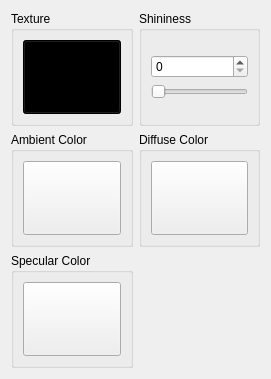
<?xml version="1.0" encoding="UTF-8"?>
<ui version="4.0">
 <class>MaterialInspector</class>
 <widget class="QWidget" name="MaterialInspector">
  <property name="geometry">
   <rect>
    <x>0</x>
    <y>0</y>
    <width>271</width>
    <height>379</height>
   </rect>
  </property>
  <property name="windowTitle">
   <string>Form</string>
  </property>
  <layout class="QGridLayout" name="gridLayout">
   <item row="1" column="0">
    <widget class="QGroupBox" name="groupBox_3">
     <property name="title">
      <string>Ambient Color</string>
     </property>
     <layout class="QVBoxLayout" name="verticalLayout">
      <item>
       <widget class="QPushButton" name="ambientButton">
        <property name="sizePolicy">
         <sizepolicy hsizetype="Minimum" vsizetype="Minimum">
          <horstretch>0</horstretch>
          <verstretch>0</verstretch>
         </sizepolicy>
        </property>
        <property name="text">
         <string/>
        </property>
       </widget>
      </item>
     </layout>
    </widget>
   </item>
   <item row="1" column="1">
    <widget class="QGroupBox" name="groupBox_4">
     <property name="title">
      <string>Diffuse Color</string>
     </property>
     <layout class="QVBoxLayout" name="verticalLayout_3">
      <item>
       <widget class="QPushButton" name="diffuseButton">
        <property name="sizePolicy">
         <sizepolicy hsizetype="Minimum" vsizetype="Minimum">
          <horstretch>0</horstretch>
          <verstretch>0</verstretch>
         </sizepolicy>
        </property>
        <property name="text">
         <string/>
        </property>
       </widget>
      </item>
     </layout>
    </widget>
   </item>
   <item row="2" column="0">
    <widget class="QGroupBox" name="groupBox_5">
     <property name="title">
      <string>Specular Color</string>
     </property>
     <layout class="QVBoxLayout" name="verticalLayout_7">
      <item>
       <widget class="QPushButton" name="specularButton">
        <property name="sizePolicy">
         <sizepolicy hsizetype="Minimum" vsizetype="Minimum">
          <horstretch>0</horstretch>
          <verstretch>0</verstretch>
         </sizepolicy>
        </property>
        <property name="text">
         <string/>
        </property>
       </widget>
      </item>
     </layout>
    </widget>
   </item>
   <item row="0" column="0">
    <widget class="QGroupBox" name="groupBox">
     <property name="title">
      <string>Texture</string>
     </property>
     <layout class="QVBoxLayout" name="verticalLayout_2">
      <item>
       <widget class="QPushButton" name="textureButton">
        <property name="sizePolicy">
         <sizepolicy hsizetype="Minimum" vsizetype="Minimum">
          <horstretch>0</horstretch>
          <verstretch>0</verstretch>
         </sizepolicy>
        </property>
        <property name="palette">
         <palette>
          <active>
           <colorrole role="WindowText">
            <brush brushstyle="SolidPattern">
             <color alpha="255">
              <red>255</red>
              <green>255</green>
              <blue>255</blue>
             </color>
            </brush>
           </colorrole>
           <colorrole role="Button">
            <brush brushstyle="SolidPattern">
             <color alpha="255">
              <red>0</red>
              <green>0</green>
              <blue>0</blue>
             </color>
            </brush>
           </colorrole>
           <colorrole role="Light">
            <brush brushstyle="SolidPattern">
             <color alpha="255">
              <red>0</red>
              <green>0</green>
              <blue>0</blue>
             </color>
            </brush>
           </colorrole>
           <colorrole role="Midlight">
            <brush brushstyle="SolidPattern">
             <color alpha="255">
              <red>0</red>
              <green>0</green>
              <blue>0</blue>
             </color>
            </brush>
           </colorrole>
           <colorrole role="Dark">
            <brush brushstyle="SolidPattern">
             <color alpha="255">
              <red>0</red>
              <green>0</green>
              <blue>0</blue>
             </color>
            </brush>
           </colorrole>
           <colorrole role="Mid">
            <brush brushstyle="SolidPattern">
             <color alpha="255">
              <red>0</red>
              <green>0</green>
              <blue>0</blue>
             </color>
            </brush>
           </colorrole>
           <colorrole role="Text">
            <brush brushstyle="SolidPattern">
             <color alpha="255">
              <red>255</red>
              <green>255</green>
              <blue>255</blue>
             </color>
            </brush>
           </colorrole>
           <colorrole role="BrightText">
            <brush brushstyle="SolidPattern">
             <color alpha="255">
              <red>255</red>
              <green>255</green>
              <blue>255</blue>
             </color>
            </brush>
           </colorrole>
           <colorrole role="ButtonText">
            <brush brushstyle="SolidPattern">
             <color alpha="255">
              <red>255</red>
              <green>255</green>
              <blue>255</blue>
             </color>
            </brush>
           </colorrole>
           <colorrole role="Base">
            <brush brushstyle="SolidPattern">
             <color alpha="255">
              <red>0</red>
              <green>0</green>
              <blue>0</blue>
             </color>
            </brush>
           </colorrole>
           <colorrole role="Window">
            <brush brushstyle="SolidPattern">
             <color alpha="255">
              <red>0</red>
              <green>0</green>
              <blue>0</blue>
             </color>
            </brush>
           </colorrole>
           <colorrole role="Shadow">
            <brush brushstyle="SolidPattern">
             <color alpha="255">
              <red>0</red>
              <green>0</green>
              <blue>0</blue>
             </color>
            </brush>
           </colorrole>
           <colorrole role="AlternateBase">
            <brush brushstyle="SolidPattern">
             <color alpha="255">
              <red>0</red>
              <green>0</green>
              <blue>0</blue>
             </color>
            </brush>
           </colorrole>
           <colorrole role="ToolTipBase">
            <brush brushstyle="SolidPattern">
             <color alpha="255">
              <red>255</red>
              <green>255</green>
              <blue>220</blue>
             </color>
            </brush>
           </colorrole>
           <colorrole role="ToolTipText">
            <brush brushstyle="SolidPattern">
             <color alpha="255">
              <red>0</red>
              <green>0</green>
              <blue>0</blue>
             </color>
            </brush>
           </colorrole>
          </active>
          <inactive>
           <colorrole role="WindowText">
            <brush brushstyle="SolidPattern">
             <color alpha="255">
              <red>255</red>
              <green>255</green>
              <blue>255</blue>
             </color>
            </brush>
           </colorrole>
           <colorrole role="Button">
            <brush brushstyle="SolidPattern">
             <color alpha="255">
              <red>0</red>
              <green>0</green>
              <blue>0</blue>
             </color>
            </brush>
           </colorrole>
           <colorrole role="Light">
            <brush brushstyle="SolidPattern">
             <color alpha="255">
              <red>0</red>
              <green>0</green>
              <blue>0</blue>
             </color>
            </brush>
           </colorrole>
           <colorrole role="Midlight">
            <brush brushstyle="SolidPattern">
             <color alpha="255">
              <red>0</red>
              <green>0</green>
              <blue>0</blue>
             </color>
            </brush>
           </colorrole>
           <colorrole role="Dark">
            <brush brushstyle="SolidPattern">
             <color alpha="255">
              <red>0</red>
              <green>0</green>
              <blue>0</blue>
             </color>
            </brush>
           </colorrole>
           <colorrole role="Mid">
            <brush brushstyle="SolidPattern">
             <color alpha="255">
              <red>0</red>
              <green>0</green>
              <blue>0</blue>
             </color>
            </brush>
           </colorrole>
           <colorrole role="Text">
            <brush brushstyle="SolidPattern">
             <color alpha="255">
              <red>255</red>
              <green>255</green>
              <blue>255</blue>
             </color>
            </brush>
           </colorrole>
           <colorrole role="BrightText">
            <brush brushstyle="SolidPattern">
             <color alpha="255">
              <red>255</red>
              <green>255</green>
              <blue>255</blue>
             </color>
            </brush>
           </colorrole>
           <colorrole role="ButtonText">
            <brush brushstyle="SolidPattern">
             <color alpha="255">
              <red>255</red>
              <green>255</green>
              <blue>255</blue>
             </color>
            </brush>
           </colorrole>
           <colorrole role="Base">
            <brush brushstyle="SolidPattern">
             <color alpha="255">
              <red>0</red>
              <green>0</green>
              <blue>0</blue>
             </color>
            </brush>
           </colorrole>
           <colorrole role="Window">
            <brush brushstyle="SolidPattern">
             <color alpha="255">
              <red>0</red>
              <green>0</green>
              <blue>0</blue>
             </color>
            </brush>
           </colorrole>
           <colorrole role="Shadow">
            <brush brushstyle="SolidPattern">
             <color alpha="255">
              <red>0</red>
              <green>0</green>
              <blue>0</blue>
             </color>
            </brush>
           </colorrole>
           <colorrole role="AlternateBase">
            <brush brushstyle="SolidPattern">
             <color alpha="255">
              <red>0</red>
              <green>0</green>
              <blue>0</blue>
             </color>
            </brush>
           </colorrole>
           <colorrole role="ToolTipBase">
            <brush brushstyle="SolidPattern">
             <color alpha="255">
              <red>255</red>
              <green>255</green>
              <blue>220</blue>
             </color>
            </brush>
           </colorrole>
           <colorrole role="ToolTipText">
            <brush brushstyle="SolidPattern">
             <color alpha="255">
              <red>0</red>
              <green>0</green>
              <blue>0</blue>
             </color>
            </brush>
           </colorrole>
          </inactive>
          <disabled>
           <colorrole role="WindowText">
            <brush brushstyle="SolidPattern">
             <color alpha="255">
              <red>0</red>
              <green>0</green>
              <blue>0</blue>
             </color>
            </brush>
           </colorrole>
           <colorrole role="Button">
            <brush brushstyle="SolidPattern">
             <color alpha="255">
              <red>0</red>
              <green>0</green>
              <blue>0</blue>
             </color>
            </brush>
           </colorrole>
           <colorrole role="Light">
            <brush brushstyle="SolidPattern">
             <color alpha="255">
              <red>0</red>
              <green>0</green>
              <blue>0</blue>
             </color>
            </brush>
           </colorrole>
           <colorrole role="Midlight">
            <brush brushstyle="SolidPattern">
             <color alpha="255">
              <red>0</red>
              <green>0</green>
              <blue>0</blue>
             </color>
            </brush>
           </colorrole>
           <colorrole role="Dark">
            <brush brushstyle="SolidPattern">
             <color alpha="255">
              <red>0</red>
              <green>0</green>
              <blue>0</blue>
             </color>
            </brush>
           </colorrole>
           <colorrole role="Mid">
            <brush brushstyle="SolidPattern">
             <color alpha="255">
              <red>0</red>
              <green>0</green>
              <blue>0</blue>
             </color>
            </brush>
           </colorrole>
           <colorrole role="Text">
            <brush brushstyle="SolidPattern">
             <color alpha="255">
              <red>0</red>
              <green>0</green>
              <blue>0</blue>
             </color>
            </brush>
           </colorrole>
           <colorrole role="BrightText">
            <brush brushstyle="SolidPattern">
             <color alpha="255">
              <red>255</red>
              <green>255</green>
              <blue>255</blue>
             </color>
            </brush>
           </colorrole>
           <colorrole role="ButtonText">
            <brush brushstyle="SolidPattern">
             <color alpha="255">
              <red>0</red>
              <green>0</green>
              <blue>0</blue>
             </color>
            </brush>
           </colorrole>
           <colorrole role="Base">
            <brush brushstyle="SolidPattern">
             <color alpha="255">
              <red>0</red>
              <green>0</green>
              <blue>0</blue>
             </color>
            </brush>
           </colorrole>
           <colorrole role="Window">
            <brush brushstyle="SolidPattern">
             <color alpha="255">
              <red>0</red>
              <green>0</green>
              <blue>0</blue>
             </color>
            </brush>
           </colorrole>
           <colorrole role="Shadow">
            <brush brushstyle="SolidPattern">
             <color alpha="255">
              <red>0</red>
              <green>0</green>
              <blue>0</blue>
             </color>
            </brush>
           </colorrole>
           <colorrole role="AlternateBase">
            <brush brushstyle="SolidPattern">
             <color alpha="255">
              <red>0</red>
              <green>0</green>
              <blue>0</blue>
             </color>
            </brush>
           </colorrole>
           <colorrole role="ToolTipBase">
            <brush brushstyle="SolidPattern">
             <color alpha="255">
              <red>255</red>
              <green>255</green>
              <blue>220</blue>
             </color>
            </brush>
           </colorrole>
           <colorrole role="ToolTipText">
            <brush brushstyle="SolidPattern">
             <color alpha="255">
              <red>0</red>
              <green>0</green>
              <blue>0</blue>
             </color>
            </brush>
           </colorrole>
          </disabled>
         </palette>
        </property>
        <property name="text">
         <string/>
        </property>
       </widget>
      </item>
     </layout>
    </widget>
   </item>
   <item row="0" column="1">
    <widget class="QGroupBox" name="groupBox_6">
     <property name="title">
      <string>Shininess</string>
     </property>
     <layout class="QVBoxLayout" name="verticalLayout_6">
      <item>
       <layout class="QVBoxLayout" name="verticalLayout_5">
        <item>
         <widget class="QSpinBox" name="shininessSpinBox">
          <property name="maximum">
           <number>128</number>
          </property>
         </widget>
        </item>
        <item>
         <widget class="QSlider" name="shininessSlider">
          <property name="sizePolicy">
           <sizepolicy hsizetype="Preferred" vsizetype="Fixed">
            <horstretch>0</horstretch>
            <verstretch>0</verstretch>
           </sizepolicy>
          </property>
          <property name="maximum">
           <number>128</number>
          </property>
          <property name="pageStep">
           <number>12</number>
          </property>
          <property name="orientation">
           <enum>Qt::Horizontal</enum>
          </property>
         </widget>
        </item>
       </layout>
      </item>
     </layout>
    </widget>
   </item>
  </layout>
 </widget>
 <resources/>
 <connections/>
</ui>
